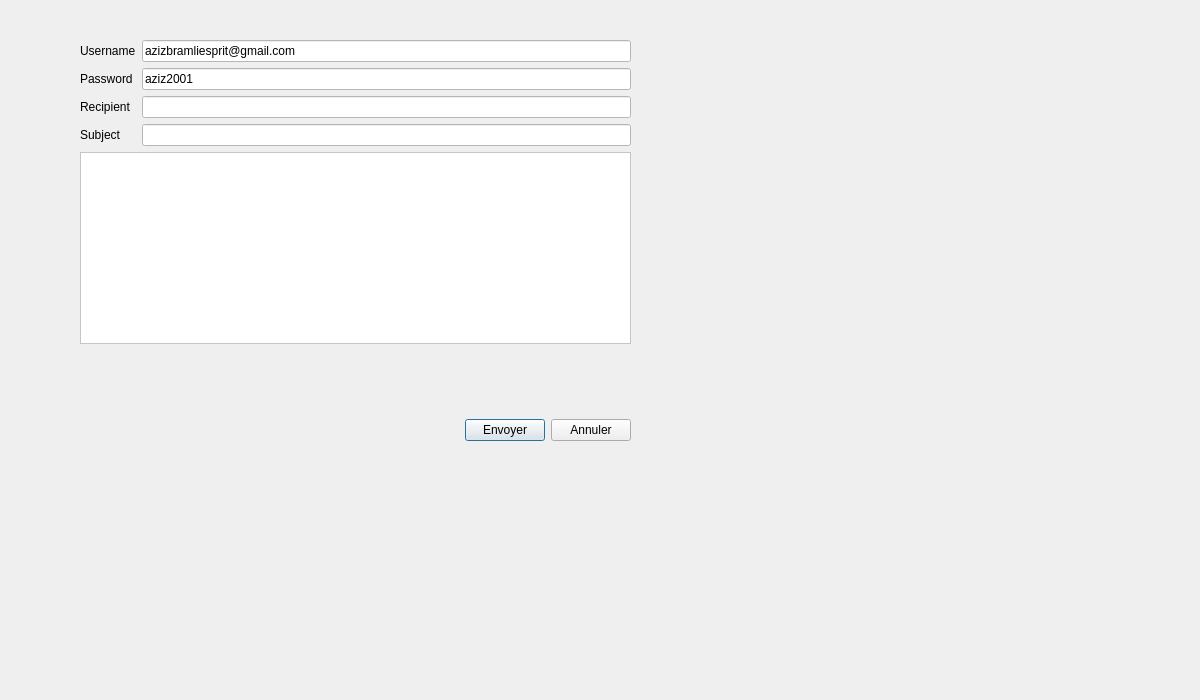
<?xml version="1.0" encoding="UTF-8"?>
<ui version="4.0">
 <class>email</class>
 <widget class="QDialog" name="email">
  <property name="geometry">
   <rect>
    <x>0</x>
    <y>0</y>
    <width>1200</width>
    <height>700</height>
   </rect>
  </property>
  <property name="windowTitle">
   <string>Dialog</string>
  </property>
  <widget class="QWidget" name="layoutWidget">
   <property name="geometry">
    <rect>
     <x>80</x>
     <y>40</y>
     <width>551</width>
     <height>401</height>
    </rect>
   </property>
   <layout class="QVBoxLayout" name="verticalLayout">
    <item>
     <layout class="QFormLayout" name="formLayout">
      <item row="0" column="0">
       <widget class="QLabel" name="nomLabel">
        <property name="text">
         <string>Username</string>
        </property>
       </widget>
      </item>
      <item row="0" column="1">
       <widget class="QLineEdit" name="uname">
        <property name="styleSheet">
         <string notr="true">background-color: rgb(255, 255, 255);</string>
        </property>
        <property name="text">
         <string>azizbramliesprit@gmail.com</string>
        </property>
       </widget>
      </item>
      <item row="1" column="0">
       <widget class="QLabel" name="prenomLabel">
        <property name="text">
         <string>Password</string>
        </property>
       </widget>
      </item>
      <item row="1" column="1">
       <widget class="QLineEdit" name="passwd_2">
        <property name="styleSheet">
         <string notr="true">background-color: rgb(255, 255, 255);</string>
        </property>
        <property name="text">
         <string>aziz2001</string>
        </property>
       </widget>
      </item>
      <item row="2" column="0">
       <widget class="QLabel" name="recipientLabel">
        <property name="text">
         <string>Recipient</string>
        </property>
       </widget>
      </item>
      <item row="2" column="1">
       <widget class="QLineEdit" name="recipient_2">
        <property name="styleSheet">
         <string notr="true">background-color: rgb(255, 255, 255);</string>
        </property>
       </widget>
      </item>
      <item row="3" column="0">
       <widget class="QLabel" name="subjectLabel">
        <property name="text">
         <string>Subject</string>
        </property>
       </widget>
      </item>
      <item row="3" column="1">
       <widget class="QLineEdit" name="subjectLineEdit_2">
        <property name="styleSheet">
         <string notr="true">background-color: rgb(255, 255, 255);</string>
        </property>
       </widget>
      </item>
     </layout>
    </item>
    <item>
     <widget class="QTextEdit" name="message_2">
      <property name="styleSheet">
       <string notr="true">background-color: rgb(255, 255, 255);</string>
      </property>
     </widget>
    </item>
    <item>
     <spacer name="verticalSpacer">
      <property name="orientation">
       <enum>Qt::Vertical</enum>
      </property>
      <property name="sizeHint" stdset="0">
       <size>
        <width>20</width>
        <height>40</height>
       </size>
      </property>
     </spacer>
    </item>
    <item>
     <layout class="QHBoxLayout" name="horizontalLayout">
      <item>
       <spacer name="horizontalSpacer">
        <property name="orientation">
         <enum>Qt::Horizontal</enum>
        </property>
        <property name="sizeHint" stdset="0">
         <size>
          <width>40</width>
          <height>20</height>
         </size>
        </property>
       </spacer>
      </item>
      <item>
       <widget class="QPushButton" name="envoyer_dialog_2">
        <property name="text">
         <string>Envoyer</string>
        </property>
       </widget>
      </item>
      <item>
       <widget class="QPushButton" name="annuler_mail_2">
        <property name="text">
         <string>Annuler</string>
        </property>
       </widget>
      </item>
     </layout>
    </item>
   </layout>
  </widget>
 </widget>
 <resources/>
 <connections/>
</ui>
